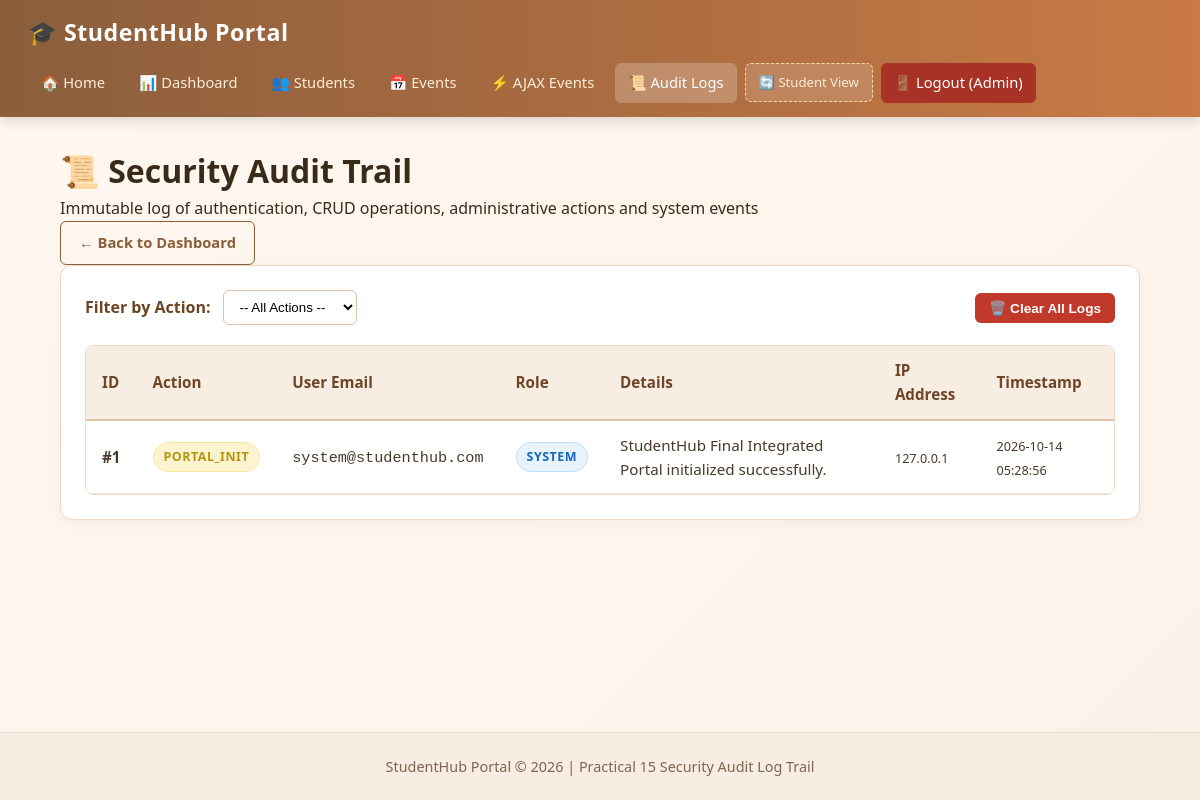
Page /PAGES/audit_logs.php (signed in) on the committed database.
### tables this page shows
CREATE TABLE IF NOT EXISTS audit_logs (
    log_id INT AUTO_INCREMENT PRIMARY KEY,
    user_email VARCHAR(100) NOT NULL,
    user_role VARCHAR(20) NOT NULL,
    action VARCHAR(100) NOT NULL,
    details TEXT,
    ip_address VARCHAR(45) DEFAULT '127.0.0.1',
    log_time TIMESTAMP DEFAULT CURRENT_TIMESTAMP
);

### PAGES/audit_logs.php (the view, shortened to what this page needs)
<?php
require_once 'db_connect.php';
$action_filter = trim($_GET['action_filter'] ?? '');
if (!empty($action_filter)) {
    $filter_safe = mysqli_real_escape_string($conn, $action_filter);
    $query = "SELECT * FROM audit_logs WHERE action = '$filter_safe' ORDER BY log_time DESC, log_id DESC";
} else {
    $query = "SELECT * FROM audit_logs ORDER BY log_time DESC, log_id DESC";
}
$result = mysqli_query($conn, $query);
?>
<!doctype html>
<html lang="en">
<head>
  <link rel="stylesheet" href="../CSS/style.css" />
</head>
<body>
  <?php include 'navbar.php'; ?>
  <main>
    <div class="dashboard-header">
      <div>
        <h1>📜 Security Audit Trail</h1>
        <p>Immutable log of authentication, CRUD operations, administrative actions and system events</p>
      </div>
      <div>
        <a href="admin_dashboard.php" class="btn btn-outline">&larr; Back to Dashboard</a>
      </div>
    </div>
    <div class="card">
      <div style="display: flex; justify-content: space-between; align-items: center; flex-wrap: wrap; gap: 15px; margin-bottom: 20px;">
        <form action="audit_logs.php" method="GET" class="filter-bar" style="margin-bottom: 0;">
          <label for="action_filter" style="font-weight: 600; color: #6d4423;">Filter by Action:</label>
          <select name="action_filter" id="action_filter" onchange="this.form.submit()">
            <option value="">-- All Actions --</option>
          </select>
        </form>
        <form action="audit_logs.php" method="POST" onsubmit="return confirm('Clear all audit records? Action is irreversible.');">
          <button type="submit" class="btn btn-danger" style="font-size: 0.85rem; padding: 7px 14px;">
            🗑️ Clear All Logs
          </button>
        </form>
      </div>
      <div class="table-responsive">
        <table>
          <thead>
            <tr>
              <th>ID</th>
              <th>Action</th>
              <th>User Email</th>
              <th>Role</th>
              <th>Details</th>
              <th>IP Address</th>
              <th>Timestamp</th>
            </tr>
          </thead>
          <tbody>
            <?php if ($result && mysqli_num_rows($result) > 0): ?>
              <?php while ($row = mysqli_fetch_assoc($result)): ?>
                <tr>
                  <td><strong>#<?php echo $row['log_id']; ?></strong></td>
                  <td>
                    <span class="badge badge-action"><?php echo htmlspecialchars($row['action']); ?></span>
                  </td>
                  <td><code><?php echo htmlspecialchars($row['user_email']); ?></code></td>
                  <td>
                    <span class="badge <?php echo ($row['user_role'] === 'admin') ? 'badge-admin' : 'badge-student'; ?>">
                      <?php echo htmlspecialchars($row['user_role']); ?>
                    </span>
                  </td>
                  <td><?php echo htmlspecialchars($row['details']); ?></td>
                  <td><small><?php echo htmlspecialchars($row['ip_address']); ?></small></td>
                  <td><small><?php echo htmlspecialchars($row['log_time']); ?></small></td>
                </tr>
              <?php endwhile; ?>
            <?php else: ?>
              <tr>
                <td colspan="7" style="text-align: center; color: #888; padding: 25px;">No audit records found.</td>
              </tr>
            <?php endif; ?>
          </tbody>
        </table>
      </div>
    </div>
  </main>
  <footer>
    <p>StudentHub Portal &copy; 2026 | Practical 15 Security Audit Log Trail</p>
  </footer>
</body>
</html>

### CSS/style.css (style rules this page uses)
* { box-sizing: border-box; margin: 0; padding: 0; }
body { font-family: "Segoe UI", Arial, Helvetica, sans-serif; background: linear-gradient(135deg, #fff8f0 0%, #fdf2e9 100%); color: #3a2a1a; min-height: 100vh; display: flex; flex-direction: column; line-height: 1.6; }
main { flex: 1; padding: 28px 20px 48px; max-width: 1120px; margin: 0 auto; width: 100%; }
.card { background: #ffffff; padding: 24px; border: 1px solid #ebd7c4; border-radius: 12px; box-shadow: 0 4px 15px rgba(0, 0, 0, 0.04); margin-bottom: 24px; }
.table-responsive { overflow-x: auto; border-radius: 8px; border: 1px solid #ebd7c4; }
table { width: 100%; border-collapse: collapse; background: #ffffff; font-size: 0.95rem; }
th { background: #f7ede2; color: #6e4627; padding: 12px 16px; text-align: left; font-weight: 600; border-bottom: 2px solid #e0c5aa; }
td { padding: 12px 16px; border-bottom: 1px solid #f4e8dc; color: #4a3828; }
.badge { display: inline-block; padding: 4px 10px; border-radius: 50px; font-size: 0.78rem; font-weight: 600; text-transform: uppercase; letter-spacing: 0.5px; }
.badge-student { background: #e8f4fd; color: #1565c0; border: 1px solid #bbdefb; }
.badge-action { background: #fcf3cf; color: #b7950b; border: 1px solid #f9e79f; }
.btn { display: inline-block; padding: 9px 18px; border-radius: 6px; text-decoration: none; font-weight: 600; cursor: pointer; border: none; font-size: 0.92rem; transition: all 0.2s ease; text-align: center; }
.btn-danger { background: #c0392b; color: #ffffff; }
.btn-outline { background: transparent; color: #8b5e3c; border: 1px solid #8b5e3c; }
.filter-bar { display: flex; gap: 12px; flex-wrap: wrap; margin-bottom: 20px; align-items: center; }
.filter-bar input, .filter-bar select { padding: 8px 12px; border: 1px solid #dcc2aa; border-radius: 6px; background: #ffffff; }
footer { background: #f7ede2; border-top: 1px solid #ebd7c4; padding: 22px 20px; text-align: center; color: #7d6550; font-size: 0.9rem; }

### rows in the picture
audit_logs: log_id "1", action "PORTAL_INIT", user_email "system@studenthub.com", user_role "SYSTEM", details "StudentHub Final Integrated Portal initialized successfully.", ip_address "127.0.0.1", log_time "2026-10-14 05:28:56"
